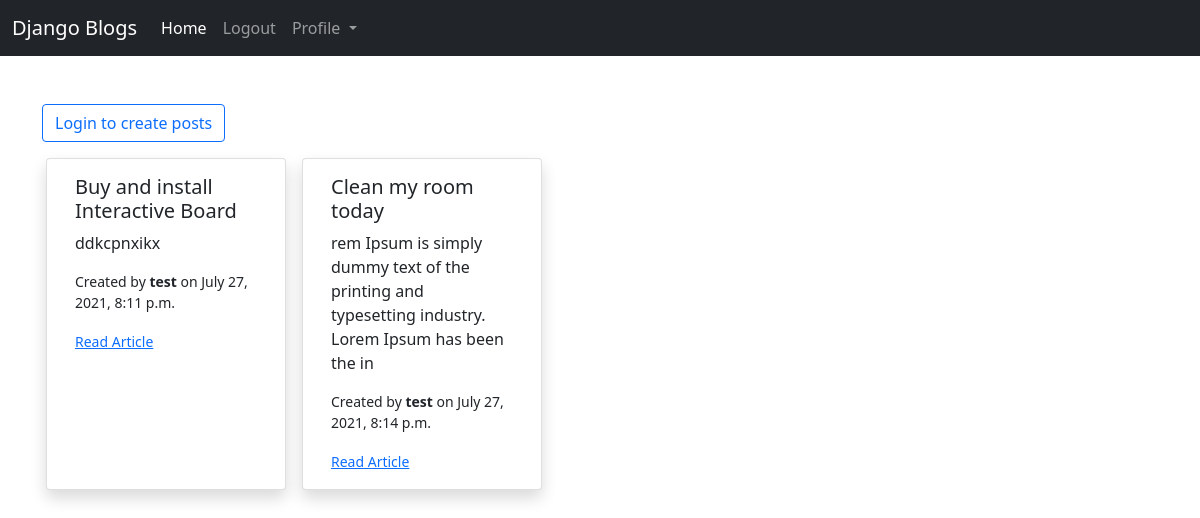
The page / on the database its author committed.
### blog/models.py (models this page shows)
class Post(models.Model):
    author = models.ForeignKey(User, on_delete=models.CASCADE)
    title = models.CharField(max_length=100)
    body = models.TextField()
    date_created = models.DateTimeField(auto_now_add=True)
    visible = models.BooleanField(default=True)

### blog/views.py (the view)
# urls.py: path('', AllPostsView, name='all-posts'),
def AllPostsView(request):
    obj = Post.objects.filter(visible=True)
    if request.method == 'POST':
        form = CreatePostForm(request.POST)
        if form.is_valid():
            var = form.save(commit=False)
            var.author = request.user
            var.save()
            return redirect('all-posts')
    else:
        form = CreatePostForm()
    context = {'obj':obj, 'form':form}
    return render(request, 'blog/all_posts.html', context)

### templates/blog/all_posts.html (shortened to what this page needs)
{% extends 'blog/base.html' %}
{% load crispy_forms_tags %}
{% block content %}
{% if request.user.is_authenticated %}
<button type="button" class="btn btn-outline-primary" data-bs-toggle="modal" data-bs-target="#staticBackdrop">
    Create Post
</button>
{% else %}
<a href="{% url 'login' %}" class="btn btn-outline-primary">Login to create posts</a>
{% endif %}
<div class="row">
{% if obj %}
{% for o in obj %}
<div class="card shadow mt-3 ms-3" style="width: 15rem;">
    <div class="card-body">
        <h5 class="card-title">{{o.title}}</h5>
        <p class="card-text">{{o.body|slice:":100"}}</p>
        <small><p>Created by <b>{{o.author}}</b> on {{o.date_created}}</p></small>
        <small><a href="{% url 'post-detail' o.pk %}" class="card-link">Read Article</a></small>
    </div>
</div>
{% endfor %}
{% endif %}
</div>
{% endblock content %}

### rows shown on the page
Post: title "Buy and install Interactive Board", body "ddkcpnxikx", author "test", date_created "July 27, 2021, 8:11 p.m."
Post: title "Clean my room today", body "rem Ipsum is simply dummy text of the printing and typesetting industry. Lorem Ipsum has been the in", author "test", date_created "July 27, 2021, 8:14 p.m."
